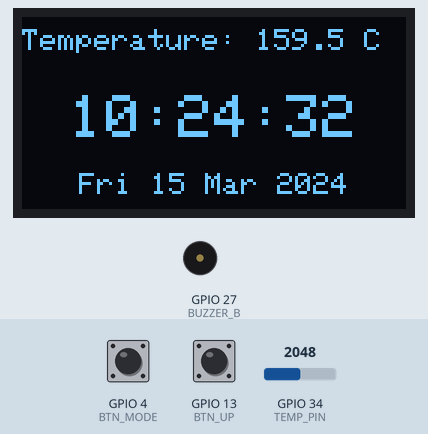
The sketch below on a simulated ESP32. Shown: 128×64 one-colour display, buzzer (waves = sounding, pin HIGH). The test bench sets the inputs (shaded band); at power-on: GPIO 4 (BTN_MODE) HIGH, GPIO 13 (BTN_UP) HIGH, GPIO 34 (TEMP_PIN) = 2048. WiFi joins after 1.5 s; servers stay silent unless stated; the local clock reads 2024-03-15 10:24:30 at power-on unless the sketch sets it; what the sketch prints to the serial monitor is not drawn.

Above: at 2.8 s.
2.9 s: GPIO 4 (BTN_MODE) pulled LOW for 0.15 s
At 3.44 s:
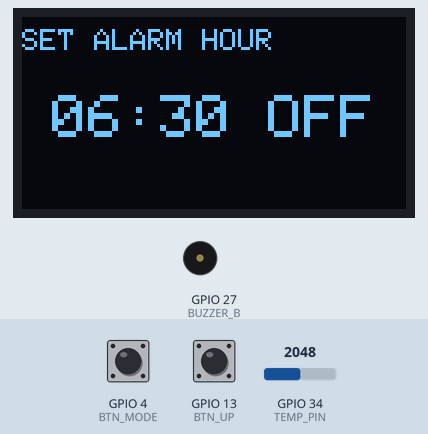
3.6 s: GPIO 4 (BTN_MODE) pulled LOW for 1 s
At 3.84 s:
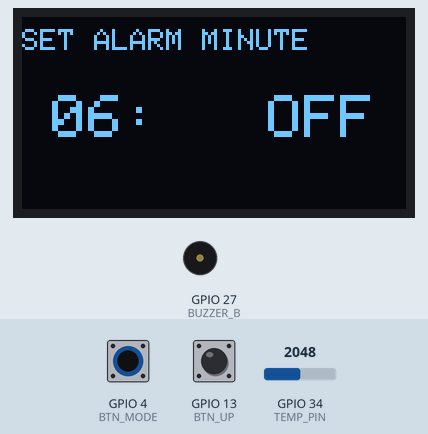
5.2 s: GPIO 4 (BTN_MODE) pulled LOW for 0.15 s
At 5.44 s:
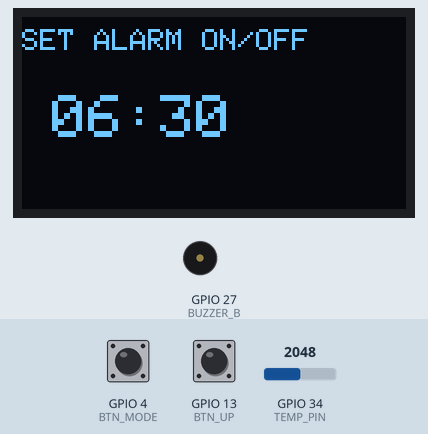
5.9 s: GPIO 13 (BTN_UP) pulled LOW for 0.15 s
At 6.64 s:
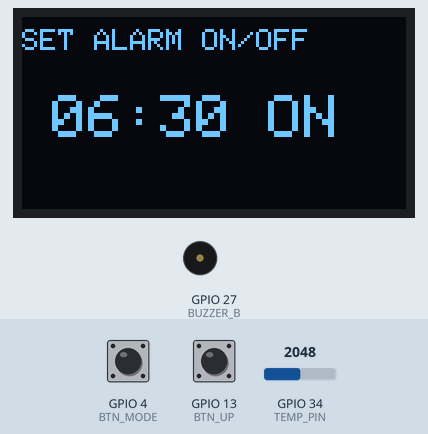
9.0 s: GPIO 4 (BTN_MODE) pulled LOW for 3.2 s
At 9.7 s:
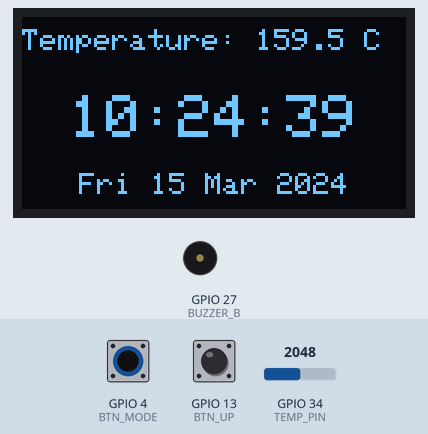
13.7 s: GPIO 4 (BTN_MODE) pulled LOW for 0.15 s
At 14.22 s:
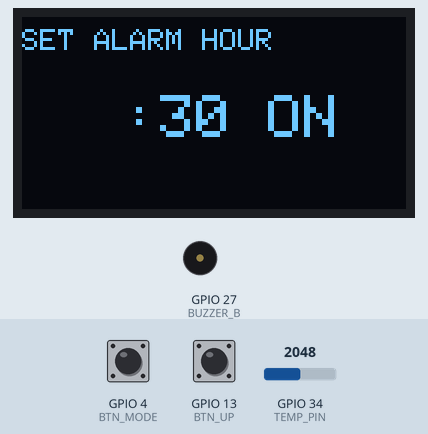
Timing chart, 0 to 15.4 s (numbered marks = the images above; inputs shaded):
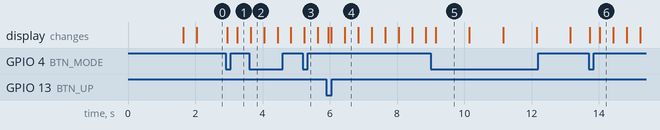

The sketch:

alarm_clock.ino
```cpp
/*
 * ESP32 alarm clock with room temperature
 *
 * Hardware: ESP32 DevKit, 0.96" SSD1306 OLED (128x64, two-color),
 *           LM35DZ temperature sensor, passive piezo buzzer, 2 pushbuttons.
 * Wiring and setup: see README.md
 */

#include <WiFi.h>
#include <Wire.h>
#include <Adafruit_GFX.h>
#include <Adafruit_SSD1306.h>
#include <time.h>
#include <string.h>

// ---------- WiFi (used at boot to get the time over NTP; 2.4 GHz only) ----------
const char* WIFI_SSID = "YOUR_WIFI_NAME";
const char* WIFI_PASS = "YOUR_WIFI_PASSWORD";

// ---------- Pins ----------
const int SDA_PIN  = 33;
const int SCL_PIN  = 25;
const int BTN_MODE = 4;    // other leg to GND
const int BTN_UP   = 13;   // other leg to GND
const int BUZZER_A = 26;   // buzzer (+)
const int BUZZER_B = 27;   // buzzer (-) in bridge mode
const int TEMP_PIN = 34;   // LM35DZ Vout

// true  = bridge drive: both pins swing, about double the voltage, much louder
// false = single pin: buzzer (-) goes to GND
const bool BRIDGE_DRIVE = true;

// ---------- Alarm tone ----------
// Passive buzzer tones. Keep the pair about 500 Hz apart; adjust if another tone sounds louder
const int ALARM_FREQ_LOW  = 2500;
const int ALARM_FREQ_HIGH = 3000;

// ---------- Alarm time (you can change it on the device) ----------
int  alarmHour = 6;
int  alarmMin  = 30;
bool alarmOn   = false;    // starts OFF; turn it on in the ON/OFF step

// ---------- Temperature calibration ----------
// Adjust until the reading matches a room thermometer
const float TEMP_OFFSET = -5.5;
float tempC = 0.0;

// ---------- Time zone: Tehran = UTC+3:30, no DST ----------
const long GMT_OFFSET_SEC = 12600;
const int  DST_OFFSET_SEC = 0;

Adafruit_SSD1306 display(128, 64, &Wire, -1);

enum Mode { NORMAL, SET_HOUR, SET_MIN, SET_ONOFF };
Mode mode = NORMAL;

bool     ringing     = false;
time_t   snoozeUntil = 0;      // 0 = no snooze running
int      firedKey    = -1;     // day+minute the alarm last fired or was dismissed
uint32_t lastToggle  = 0;
bool     toneHigh    = false;

// ---------- Debounced button (returns true on press) ----------
struct Button { uint8_t pin; bool last; uint32_t t; };
Button modeBtn = {BTN_MODE, false, 0};
Button upBtn   = {BTN_UP,   false, 0};

bool pressed(Button &b) {
  bool down = (digitalRead(b.pin) == LOW);
  if (down != b.last && millis() - b.t > 40) {
    b.t = millis();
    b.last = down;
    return down;
  }
  return false;
}

// ---------- Temperature ----------
void readTemperature() {
  uint16_t s[31];
  for (int i = 0; i < 31; i++) {
    s[i] = analogReadMilliVolts(TEMP_PIN);
    delayMicroseconds(200);
  }
  // Sort, then use the middle sample so spikes are ignored
  for (int i = 0; i < 30; i++)
    for (int j = i + 1; j < 31; j++)
      if (s[j] < s[i]) { uint16_t x = s[i]; s[i] = s[j]; s[j] = x; }

  int mv = s[15];
  tempC = mv / 10.0 + TEMP_OFFSET;    // LM35: 10 mV per degree C
  Serial.printf("LM35 %d mV -> %.1f C\n", mv, tempC);
}

// ---------- Buzzer helpers ----------
void silenceBuzzer() {
  noTone(BUZZER_A);
  digitalWrite(BUZZER_A, LOW);
  digitalWrite(BUZZER_B, LOW);
}

// Bridge drive: square wave on both pins, opposite phase.
// The buzzer sees about 6.6 V peak-to-peak instead of 3.3 V.
void playBridged(int freq, uint32_t ms) {
  uint32_t halfUs = 500000UL / freq;
  uint32_t end = millis() + ms;
  while (millis() < end) {
    digitalWrite(BUZZER_A, HIGH);
    digitalWrite(BUZZER_B, LOW);
    delayMicroseconds(halfUs);
    digitalWrite(BUZZER_A, LOW);
    digitalWrite(BUZZER_B, HIGH);
    delayMicroseconds(halfUs);
  }
  digitalWrite(BUZZER_A, LOW);
  digitalWrite(BUZZER_B, LOW);
}

// ---------- Drawing ----------
void showMessage(const char* line1, const char* line2 = "") {
  display.clearDisplay();
  display.setTextSize(1);
  display.setCursor(0, 20);
  display.println(line1);
  display.println(line2);
  display.display();
}

// Ringing screen: WAKE UP! in the yellow band, the time this ring was scheduled for in the blue band
void drawRinging(int hour, int minute) {
  char hm[6];
  snprintf(hm, sizeof hm, "%02d:%02d", hour, minute);

  display.clearDisplay();

  display.setTextSize(2);
  display.setCursor((128 - 8 * 12) / 2, 0);
  display.print("WAKE UP!");

  display.setTextSize(3);
  display.setCursor((128 - 5 * 18) / 2, 26);
  display.print(hm);

  display.display();
}

void drawClock(const struct tm &t) {
  char line[24];
  display.clearDisplay();

  // Yellow band (rows 0-15): temperature, or which setting you're changing
  display.setTextSize(1);
  display.setCursor(0, 4);
  if (mode == NORMAL) {
    snprintf(line, sizeof line, "Temperature: %.1f C", tempC);
    display.print(line);
  } else if (mode == SET_HOUR) {
    display.print("SET ALARM HOUR");
  } else if (mode == SET_MIN) {
    display.print("SET ALARM MINUTE");
  } else {
    display.print("SET ALARM ON/OFF");
  }

  if (mode == NORMAL) {
    // Blue band: the clock
    char hms[9];
    strftime(hms, sizeof hms, "%H:%M:%S", &t);
    display.setTextSize(2);
    display.setCursor((128 - 8 * 12) / 2, 26);
    display.print(hms);

    // Date
    strftime(line, sizeof line, "%a %d %b %Y", &t);
    display.setTextSize(1);
    display.setCursor((128 - (int)strlen(line) * 6) / 2, 52);
    display.print(line);
  } else {
    // Blue band: alarm time, or the snooze time while a snooze is running
    int shownHour = alarmHour;
    int shownMin  = alarmMin;
    if (snoozeUntil) {
      struct tm st;
      time_t s = snoozeUntil;
      localtime_r(&s, &st);
      shownHour = st.tm_hour;
      shownMin  = st.tm_min;
    }

    bool show = ((millis() / 400) % 2) == 0;   // on for 400 ms, off for 400 ms
    const int y  = 26;
    const int x0 = 10;                          // "HH:MM OFF" is centered at this x

    char hh[3], mm[3];
    snprintf(hh, sizeof hh, "%02d", shownHour);
    snprintf(mm, sizeof mm, "%02d", shownMin);

    display.setTextSize(2);

    if (mode != SET_HOUR || show) {             // hour
      display.setCursor(x0, y);
      display.print(hh);
    }

    display.setCursor(x0 + 24, y);              // colon never blinks
    display.print(":");

    if (mode != SET_MIN || show) {              // minute
      display.setCursor(x0 + 36, y);
      display.print(mm);
    }

    if (mode != SET_ONOFF || show) {            // ON/OFF
      display.setCursor(x0 + 72, y);
      display.print(alarmOn ? "ON" : "OFF");
    }
  }
  display.display();
}

// ---------- WiFi ----------
void connectWiFi() {
  WiFi.mode(WIFI_STA);
  WiFi.begin(WIFI_SSID, WIFI_PASS);
  uint32_t start = millis();
  while (WiFi.status() != WL_CONNECTED) {
    showMessage("Connecting WiFi...");
    delay(500);
    if (millis() - start > 15000) {
      showMessage("WiFi failed", "Check name/password");
      delay(2000);
      WiFi.disconnect();
      WiFi.begin(WIFI_SSID, WIFI_PASS);
      start = millis();
    }
  }
}

// ---------- Alarm state ----------
void startRinging(int hour, int minute) {
  ringing = true;
  lastToggle = 0;
  drawRinging(hour, minute);
}

void stopRinging() {
  ringing = false;
  silenceBuzzer();
  display.invertDisplay(false);
}

// ---------- Setup ----------
void setup() {
  Serial.begin(115200);
  pinMode(BTN_MODE, INPUT_PULLUP);
  pinMode(BTN_UP, INPUT_PULLUP);
  pinMode(BUZZER_A, OUTPUT);
  pinMode(BUZZER_B, OUTPUT);
  silenceBuzzer();

  pinMode(TEMP_PIN, INPUT);
  analogSetPinAttenuation(TEMP_PIN, ADC_2_5db);   // about 100-1250 mV range, best for the LM35

  Wire.begin(SDA_PIN, SCL_PIN);                   // must come before display.begin()
  if (!display.begin(SSD1306_SWITCHCAPVCC, 0x3C)) {
    Serial.println("OLED not found");
    while (true) delay(100);
  }
  Wire.setClock(400000);
  display.setTextColor(SSD1306_WHITE);

  connectWiFi();
  configTime(GMT_OFFSET_SEC, DST_OFFSET_SEC, "pool.ntp.org", "time.google.com");
}

// ---------- Loop ----------
void loop() {
  // Read temperature once a second
  static uint32_t lastTempRead = 0;
  if (millis() - lastTempRead >= 1000) {
    lastTempRead = millis();
    readTemperature();
  }

  struct tm t;
  if (!getLocalTime(&t, 10)) {
    showMessage("Syncing time...", "Waiting for NTP");
    delay(300);
    return;
  }
  int nowKey = (t.tm_yday * 24 + t.tm_hour) * 60 + t.tm_min;

  // Buttons
  if (pressed(modeBtn)) {
    if (ringing) {                        // MODE while ringing = snooze 5 min
      stopRinging();
      snoozeUntil = time(nullptr) + 5 * 60;
    } else {
      mode = (Mode)((mode + 1) % 4);      // NORMAL -> HOUR -> MINUTE -> ON/OFF -> NORMAL
      if (mode == NORMAL) {
        firedKey = nowKey;                // finished setting: don't ring for this minute
      }
    }
  }
  if (pressed(upBtn)) {
    if (ringing) {                        // UP while ringing = stop and turn the alarm off
      stopRinging();
      snoozeUntil = 0;
      alarmOn = false;
    } else if (mode == SET_HOUR) {
      alarmHour = (alarmHour + 1) % 24;
    } else if (mode == SET_MIN) {
      alarmMin = (alarmMin + 1) % 60;
    } else if (mode == SET_ONOFF) {
      alarmOn = !alarmOn;
    }
  }

  // Alarm: only in normal mode, once per day and minute
  if (alarmOn && !ringing && mode == NORMAL
      && t.tm_hour == alarmHour && t.tm_min == alarmMin
      && t.tm_sec < 10 && nowKey != firedKey) {
    firedKey = nowKey;
    startRinging(alarmHour, alarmMin);
  }

  // Snooze finished: ring again and show the snooze time, e.g. 15:05
  if (snoozeUntil && time(nullptr) >= snoozeUntil) {
    snoozeUntil = 0;
    startRinging(t.tm_hour, t.tm_min);
  }

  // Ringing: siren and screen flash
  if (ringing) {
    if (millis() - lastToggle > 250) {
      lastToggle = millis();
      toneHigh = !toneHigh;
      display.invertDisplay(toneHigh);
      if (!BRIDGE_DRIVE) tone(BUZZER_A, toneHigh ? ALARM_FREQ_HIGH : ALARM_FREQ_LOW);
    }
    if (BRIDGE_DRIVE) playBridged(toneHigh ? ALARM_FREQ_HIGH : ALARM_FREQ_LOW, 20);
    return;                               // no redraw while ringing, so the sound stays smooth
  }

  // Redraw: 5 times a second on the clock, 10 times a second while setting (for the blink)
  static uint32_t lastDraw = 0;
  uint32_t interval = (mode == NORMAL) ? 200 : 100;
  if (millis() - lastDraw >= interval) {
    lastDraw = millis();
    drawClock(t);
  }
}
```

Measured:
- after the input at 2.9 s, the display: first changes after 0.05 s (image 1 shows a later state)
- after the input at 3.6 s, the display: changes after 0.05 s (image 2)
- after the input at 5.2 s, the display: changes after 0.05 s (image 3)
- after the input at 5.9 s, the display: changes after 0.05 s (image 4)
- after the input at 9.0 s, the display: changes after 0.15 s (image 5)
- after the input at 13.7 s, the display: first changes at once (image 6 shows a later state)
- what the display in image 2 shows lasts 0.4 s, from 3.6 s to 4.0 s
